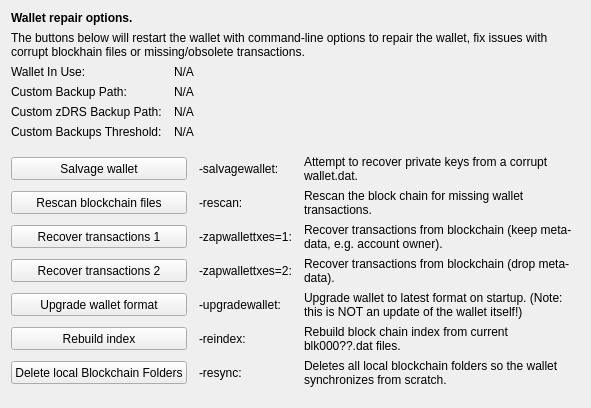
     <widget class="QWidget" name="tab_repair">
      <attribute name="title">
       <string>&amp;Wallet Repair</string>
      </attribute>
      <layout class="QGridLayout" name="gridLayout_4" columnstretch="0,0,0,0">
       <property name="horizontalSpacing">
        <number>12</number>
       </property>
       <item row="0" column="0" colspan="4">
        <widget class="QLabel" name="label_repair_header">
         <property name="font">
          <font>
           <weight>75</weight>
           <bold>true</bold>
          </font>
         </property>
         <property name="text">
          <string>Wallet repair options.</string>
         </property>
        </widget>
       </item>
       <item row="1" column="0" colspan="4">
        <widget class="QLabel" name="label_repair_helptext">
         <property name="font">
          <font>
           <weight>50</weight>
           <bold>false</bold>
          </font>
         </property>
         <property name="text">
          <string>The buttons below will restart the wallet with command-line options to repair the wallet, fix issues with corrupt blockhain files or missing/obsolete transactions.</string>
         </property>
         <property name="wordWrap">
          <bool>true</bool>
         </property>
        </widget>
       </item>
       <item row="2" column="0">
        <widget class="QLabel" name="wallet_path_label">
         <property name="text">
          <string>Wallet In Use:</string>
         </property>
        </widget>
       </item>
       <item row="2" column="1" colspan="3">
        <widget class="QLabel" name="wallet_path">
         <property name="cursor">
          <cursorShape>IBeamCursor</cursorShape>
         </property>
         <property name="text">
          <string>N/A</string>
         </property>
         <property name="textFormat">
          <enum>Qt::PlainText</enum>
         </property>
         <property name="textInteractionFlags">
          <set>Qt::LinksAccessibleByMouse|Qt::TextSelectableByKeyboard|Qt::TextSelectableByMouse</set>
         </property>
        </widget>
       </item>
       <item row="3" column="0">
        <widget class="QLabel" name="wallet_custombackuppath_label">
         <property name="text">
          <string>Custom Backup Path:</string>
         </property>
         <property name="visible">
          <bool>false</bool>
         </property>
        </widget>
       </item>
       <item row="3" column="1" colspan="3">
        <widget class="QLabel" name="wallet_custombackuppath">
         <property name="cursor">
          <cursorShape>IBeamCursor</cursorShape>
         </property>
         <property name="text">
          <string>N/A</string>
         </property>
         <property name="textFormat">
          <enum>Qt::PlainText</enum>
         </property>
         <property name="textInteractionFlags">
          <set>Qt::LinksAccessibleByMouse|Qt::TextSelectableByKeyboard|Qt::TextSelectableByMouse</set>
         </property>
         <property name="visible">
          <bool>false</bool>
         </property>
        </widget>
       </item>
       <item row="4" column="0">
        <widget class="QLabel" name="wallet_customzphrbackuppath_label">
         <property name="text">
          <string>Custom zDRS Backup Path:</string>
         </property>
         <property name="visible">
          <bool>false</bool>
         </property>
        </widget>
       </item>
       <item row="4" column="1" colspan="3">
        <widget class="QLabel" name="wallet_customzphrbackuppath">
         <property name="cursor">
          <cursorShape>IBeamCursor</cursorShape>
         </property>
         <property name="text">
          <string>N/A</string>
         </property>
         <property name="textFormat">
          <enum>Qt::PlainText</enum>
         </property>
         <property name="textInteractionFlags">
          <set>Qt::LinksAccessibleByMouse|Qt::TextSelectableByKeyboard|Qt::TextSelectableByMouse</set>
         </property>
         <property name="visible">
          <bool>false</bool>
         </property>
        </widget>
       </item>
       <item row="5" column="0">
        <widget class="QLabel" name="wallet_custombackupthreshold_label">
         <property name="text">
          <string>Custom Backups Threshold:</string>
         </property>
         <property name="visible">
          <bool>false</bool>
         </property>
        </widget>
       </item>
       <item row="5" column="1" colspan="3">
        <widget class="QLabel" name="wallet_custombackupthreshold">
         <property name="cursor">
          <cursorShape>IBeamCursor</cursorShape>
         </property>
         <property name="text">
          <string>N/A</string>
         </property>
         <property name="textFormat">
          <enum>Qt::PlainText</enum>
         </property>
         <property name="textInteractionFlags">
          <set>Qt::LinksAccessibleByMouse|Qt::TextSelectableByKeyboard|Qt::TextSelectableByMouse</set>
         </property>
         <property name="visible">
          <bool>false</bool>
         </property>
        </widget>
       </item>
       <item row="6" column="0">
        <spacer name="verticalSpacer_repair1">
         <property name="orientation">
          <enum>Qt::Vertical</enum>
         </property>
         <property name="sizeHint" stdset="0">
          <size>
           <width>10</width>
           <height>10</height>
          </size>
         </property>
        </spacer>
       </item>
       <item row="7" column="0" colspan="2">
        <widget class="QPushButton" name="btn_salvagewallet">
         <property name="minimumSize">
          <size>
           <width>100</width>
           <height>23</height>
          </size>
         </property>
         <property name="text">
          <string>Salvage wallet</string>
         </property>
        </widget>
       </item>
       <item row="7" column="2">
        <widget class="QLabel" name="label_repair_salvage_command">
         <property name="text">
          <string notr="true">-salvagewallet:</string>
         </property>
        </widget>
       </item>
       <item row="7" column="3">
        <widget class="QLabel" name="label_repair_salvage">
         <property name="text">
          <string>Attempt to recover private keys from a corrupt wallet.dat.</string>
         </property>
         <property name="wordWrap">
          <bool>true</bool>
         </property>
        </widget>
       </item>
       <item row="8" column="0" colspan="2">
        <widget class="QPushButton" name="btn_rescan">
         <property name="minimumSize">
          <size>
           <width>100</width>
           <height>23</height>
          </size>
         </property>
         <property name="text">
          <string>Rescan blockchain files</string>
         </property>
        </widget>
       </item>
       <item row="8" column="2">
        <widget class="QLabel" name="label_repair_rescan_command">
         <property name="text">
          <string notr="true">-rescan:</string>
         </property>
        </widget>
       </item>
       <item row="8" column="3">
        <widget class="QLabel" name="label_repair_rescan">
         <property name="text">
          <string>Rescan the block chain for missing wallet transactions.</string>
         </property>
         <property name="wordWrap">
          <bool>true</bool>
         </property>
        </widget>
       </item>
       <item row="9" column="0" colspan="2">
        <widget class="QPushButton" name="btn_zapwallettxes1">
         <property name="minimumSize">
          <size>
           <width>100</width>
           <height>23</height>
          </size>
         </property>
         <property name="text">
          <string>Recover transactions 1</string>
         </property>
        </widget>
       </item>
       <item row="9" column="2">
        <widget class="QLabel" name="label_repair_zap1_command">
         <property name="text">
          <string notr="true">-zapwallettxes=1:</string>
         </property>
        </widget>
       </item>
       <item row="9" column="3">
        <widget class="QLabel" name="label_repair_zap1">
         <property name="text">
          <string>Recover transactions from blockchain (keep meta-data, e.g. account owner).</string>
         </property>
         <property name="wordWrap">
          <bool>true</bool>
         </property>
        </widget>
       </item>
       <item row="10" column="0" colspan="2">
        <widget class="QPushButton" name="btn_zapwallettxes2">
         <property name="minimumSize">
          <size>
           <width>100</width>
           <height>23</height>
          </size>
         </property>
         <property name="text">
          <string>Recover transactions 2</string>
         </property>
        </widget>
       </item>
       <item row="10" column="2">
        <widget class="QLabel" name="label_repair_zap2_command">
         <property name="text">
          <string notr="true">-zapwallettxes=2:</string>
         </property>
        </widget>
       </item>
       <item row="10" column="3">
        <widget class="QLabel" name="label_repair_zap2">
         <property name="text">
          <string>Recover transactions from blockchain (drop meta-data).</string>
         </property>
         <property name="wordWrap">
          <bool>true</bool>
         </property>
        </widget>
       </item>
       <item row="11" column="0" colspan="2">
        <widget class="QPushButton" name="btn_upgradewallet">
         <property name="minimumSize">
          <size>
           <width>100</width>
           <height>23</height>
          </size>
         </property>
         <property name="text">
          <string>Upgrade wallet format</string>
         </property>
        </widget>
       </item>
       <item row="11" column="2">
        <widget class="QLabel" name="label_repair_upgrade_command">
         <property name="text">
          <string notr="true">-upgradewallet:</string>
         </property>
        </widget>
       </item>
       <item row="11" column="3">
        <widget class="QLabel" name="label_repair_upgrade">
         <property name="text">
          <string>Upgrade wallet to latest format on startup. (Note: this is NOT an update of the wallet itself!)</string>
         </property>
         <property name="wordWrap">
          <bool>true</bool>
         </property>
        </widget>
       </item>
       <item row="12" column="0" colspan="2">
        <widget class="QPushButton" name="btn_reindex">
         <property name="minimumSize">
          <size>
           <width>100</width>
           <height>23</height>
          </size>
         </property>
         <property name="text">
          <string>Rebuild index</string>
         </property>
        </widget>
       </item>
       <item row="12" column="2">
        <widget class="QLabel" name="label_repair_reindex_command">
         <property name="text">
          <string notr="true">-reindex:</string>
         </property>
        </widget>
       </item>
       <item row="12" column="3">
        <widget class="QLabel" name="label_repair_reindex">
         <property name="text">
          <string>Rebuild block chain index from current blk000??.dat files.</string>
         </property>
         <property name="wordWrap">
          <bool>true</bool>
         </property>
        </widget>
       </item>
       <item row="13" column="0" colspan="2">
        <widget class="QPushButton" name="btn_resync">
         <property name="minimumSize">
          <size>
           <width>100</width>
           <height>23</height>
          </size>
         </property>
         <property name="text">
          <string>Delete local Blockchain Folders</string>
         </property>
        </widget>
       </item>
       <item row="13" column="2">
        <widget class="QLabel" name="label_repair_resync_command">
         <property name="text">
          <string>-resync:</string>
         </property>
        </widget>
       </item>
       <item row="13" column="3">
        <widget class="QLabel" name="label_repair_resync">
         <property name="text">
          <string>Deletes all local blockchain folders so the wallet synchronizes from scratch.</string>
         </property>
         <property name="wordWrap">
          <bool>true</bool>
         </property>
        </widget>
       </item>
       <item row="14" column="0">
        <spacer name="verticalSpacer_repair2">
         <property name="orientation">
          <enum>Qt::Vertical</enum>
         </property>
         <property name="sizeHint" stdset="0">
          <size>
           <width>20</width>
           <height>10</height>
          </size>
         </property>
        </spacer>
       </item>
      </layout>
     </widget>
